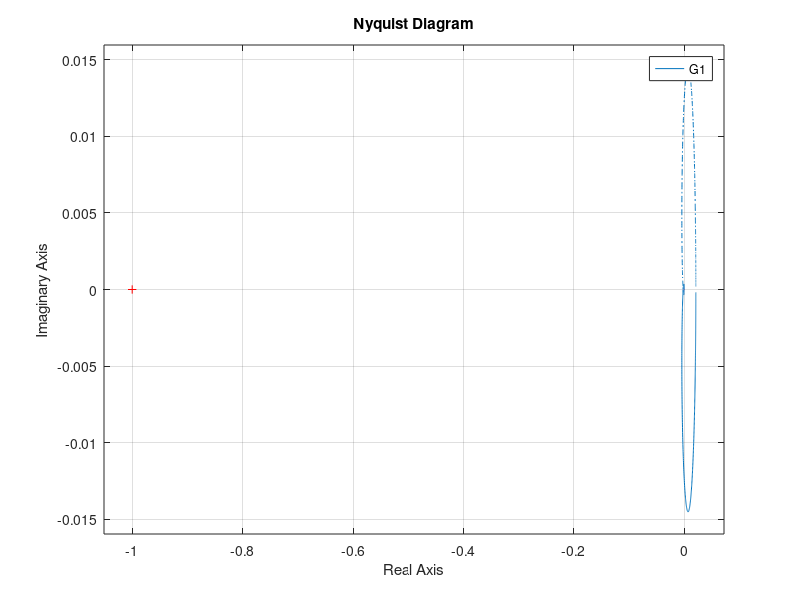

The MATLAB source for this figure:
clear all
clc
close all

K=1;
s = tf('s');
%G0=zpk([],[0,-3,-5],K)%G2=zpk([-3,-5],[2,4],K)

G1=((K/((s+2)*(s+4)*(s+6))))

nyquist(G1)
